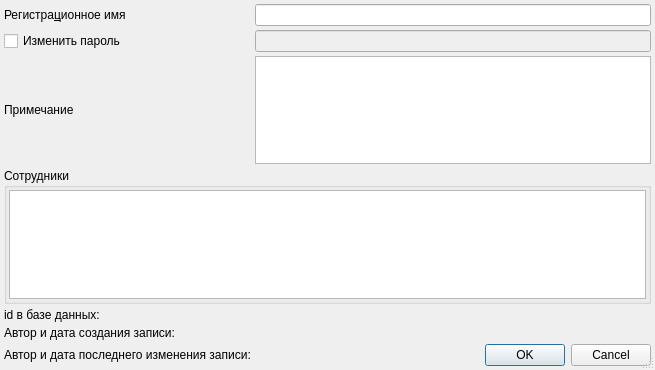
<?xml version="1.0" encoding="UTF-8"?>
<ui version="4.0">
 <class>ItemEditorDialog</class>
 <widget class="QDialog" name="ItemEditorDialog">
  <property name="geometry">
   <rect>
    <x>0</x>
    <y>0</y>
    <width>655</width>
    <height>370</height>
   </rect>
  </property>
  <property name="windowTitle">
   <string>ChangeMe!</string>
  </property>
  <property name="sizeGripEnabled">
   <bool>true</bool>
  </property>
  <layout class="QGridLayout" name="gridLayout_9">
   <property name="margin">
    <number>4</number>
   </property>
   <property name="spacing">
    <number>4</number>
   </property>
   <item row="9" column="2">
    <widget class="QDialogButtonBox" name="buttonBox">
     <property name="standardButtons">
      <set>QDialogButtonBox::Cancel|QDialogButtonBox::Ok</set>
     </property>
    </widget>
   </item>
   <item row="8" column="0">
    <widget class="QLabel" name="lblCreatePerson">
     <property name="text">
      <string>Автор и дата создания записи:</string>
     </property>
    </widget>
   </item>
   <item row="9" column="0">
    <widget class="QLabel" name="lblModifyPerson">
     <property name="text">
      <string>Автор и дата последнего изменения записи:</string>
     </property>
    </widget>
   </item>
   <item row="7" column="0">
    <widget class="QLabel" name="lblPersonId">
     <property name="text">
      <string>id в базе данных:</string>
     </property>
    </widget>
   </item>
   <item row="1" column="0">
    <widget class="QCheckBox" name="chkChangePassword">
     <property name="enabled">
      <bool>true</bool>
     </property>
     <property name="sizePolicy">
      <sizepolicy hsizetype="Maximum" vsizetype="Fixed">
       <horstretch>0</horstretch>
       <verstretch>0</verstretch>
      </sizepolicy>
     </property>
     <property name="text">
      <string>Изменить пароль</string>
     </property>
    </widget>
   </item>
   <item row="0" column="0">
    <widget class="QLabel" name="lblLogin">
     <property name="sizePolicy">
      <sizepolicy hsizetype="Maximum" vsizetype="Preferred">
       <horstretch>0</horstretch>
       <verstretch>0</verstretch>
      </sizepolicy>
     </property>
     <property name="text">
      <string>Регистра&amp;ционное имя</string>
     </property>
     <property name="buddy">
      <cstring>edtLogin</cstring>
     </property>
    </widget>
   </item>
   <item row="2" column="0">
    <widget class="QLabel" name="lblPersonContact">
     <property name="text">
      <string>Примечание</string>
     </property>
    </widget>
   </item>
   <item row="4" column="0" colspan="3">
    <widget class="QGroupBox" name="groupBox">
     <property name="title">
      <string>Сотрудники</string>
     </property>
     <layout class="QGridLayout" name="gridLayout">
      <property name="horizontalSpacing">
       <number>2</number>
      </property>
      <property name="margin">
       <number>2</number>
      </property>
      <item row="0" column="0">
       <widget class="CInDocTableView" name="tblPerson"/>
      </item>
     </layout>
    </widget>
   </item>
   <item row="1" column="1" colspan="2">
    <widget class="QLineEdit" name="edtPassword">
     <property name="enabled">
      <bool>false</bool>
     </property>
     <property name="sizePolicy">
      <sizepolicy hsizetype="Preferred" vsizetype="Fixed">
       <horstretch>0</horstretch>
       <verstretch>0</verstretch>
      </sizepolicy>
     </property>
     <property name="echoMode">
      <enum>QLineEdit::Password</enum>
     </property>
    </widget>
   </item>
   <item row="0" column="1" colspan="2">
    <widget class="QLineEdit" name="edtLogin">
     <property name="enabled">
      <bool>true</bool>
     </property>
     <property name="sizePolicy">
      <sizepolicy hsizetype="Preferred" vsizetype="Fixed">
       <horstretch>0</horstretch>
       <verstretch>0</verstretch>
      </sizepolicy>
     </property>
    </widget>
   </item>
   <item row="2" column="1" colspan="2">
    <widget class="QTextEdit" name="edtNote"/>
   </item>
  </layout>
 </widget>
 <customwidgets>
  <customwidget>
   <class>CInDocTableView</class>
   <extends>QTableView</extends>
   <header>library/InDocTable.h</header>
  </customwidget>
 </customwidgets>
 <tabstops>
  <tabstop>buttonBox</tabstop>
 </tabstops>
 <resources/>
 <connections>
  <connection>
   <sender>chkChangePassword</sender>
   <signal>toggled(bool)</signal>
   <receiver>edtPassword</receiver>
   <slot>setEnabled(bool)</slot>
   <hints>
    <hint type="sourcelabel">
     <x>438</x>
     <y>299</y>
    </hint>
    <hint type="destinationlabel">
     <x>552</x>
     <y>300</y>
    </hint>
   </hints>
  </connection>
  <connection>
   <sender>buttonBox</sender>
   <signal>accepted()</signal>
   <receiver>ItemEditorDialog</receiver>
   <slot>accept()</slot>
   <hints>
    <hint type="sourcelabel">
     <x>369</x>
     <y>627</y>
    </hint>
    <hint type="destinationlabel">
     <x>365</x>
     <y>368</y>
    </hint>
   </hints>
  </connection>
  <connection>
   <sender>buttonBox</sender>
   <signal>rejected()</signal>
   <receiver>ItemEditorDialog</receiver>
   <slot>reject()</slot>
   <hints>
    <hint type="sourcelabel">
     <x>369</x>
     <y>627</y>
    </hint>
    <hint type="destinationlabel">
     <x>365</x>
     <y>368</y>
    </hint>
   </hints>
  </connection>
 </connections>
</ui>
